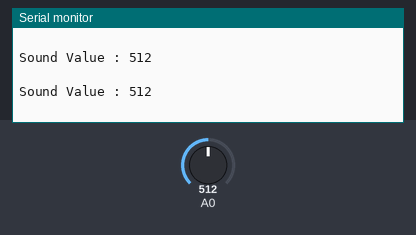
A sketch run on a simulated Arduino Uno, built with avr-gcc and run on an emulated ATmega328P. On the bench: the last lines printed to the serial monitor. Inputs (shaded band) come from the test bench; at power-on: A0 = 512.

Above: at 1.3 s.
1.4 s: A0 set to 716
At 1.81 s:
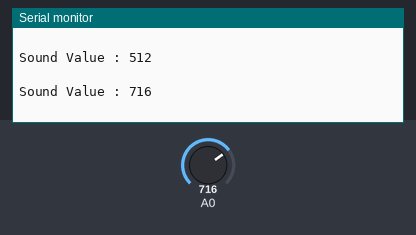
2.9 s: A0 set to 900
At 3.31 s:
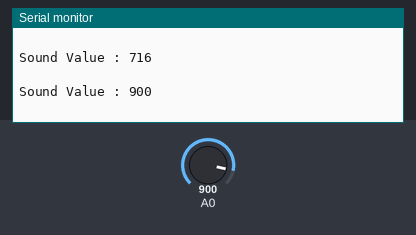
Timing chart, 0 to 5.9 s (numbered marks = the images above; inputs shaded):
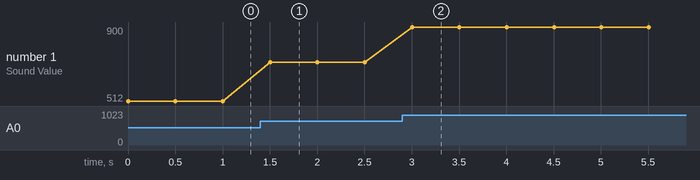

The sketch:

Iot_13_1.ino
```cpp
void setup() {
Serial.begin(115200);
}

void loop() {
 int sound=analogRead(A0);
 Serial.print("Sound Value : ");
 Serial.println(sound);

 Serial.println(" ");
 delay(500);

}
```

Measured:
- after the input at 1.4 s, the serial monitor: prints a new line after 0.10 s (image 1)
- after the input at 2.9 s, the serial monitor: prints a new line after 0.10 s (image 2)
- plotted number 1: 512 → 716 after the input at 1.4 s, 716 → 900 after the input at 2.9 s
